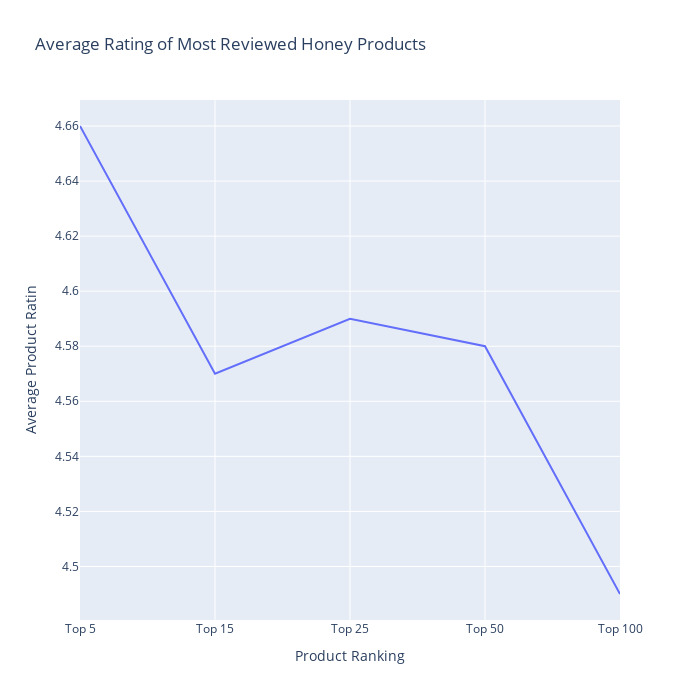

Notebook code cell kept with this figure:
### Code cell
data = VisualizeData(
    highest_reviews, 
    'average product rating', 
    "Average Rating of Most Reviewed Honey Products", 
    'Product Ranking',
    'Average Product Ratin',
    'line',
)
data.main()

### Figure 1 — Plotly figure (JSON) as saved in the notebook; plotly's stock layout.template omitted (floating-point values rounded to 4 significant figures)
{"data": [{"hovertemplate": "Product Ranking=%{x}<br>Average Product Ratin=%{y}<extra></extra>", "legendgroup": "", "line": {"color": "#636efa", "dash": "solid"}, "marker": {"symbol": "circle"}, "mode": "lines", "name": "", "orientation": "v", "showlegend": false, "type": "scatter", "x": ["Top 5", "Top 15", "Top 25", "Top 50", "Top 100"], "xaxis": "x", "y": [4.66, 4.57, 4.59, 4.58, 4.49], "yaxis": "y"}], "layout": {"height": 700, "legend": {"tracegroupgap": 0}, "title": {"text": "Average Rating of Most Reviewed Honey Products"}, "width": 700, "xaxis": {"anchor": "y", "domain": [0, 1], "title": {"text": "Product Ranking"}}, "yaxis": {"anchor": "x", "domain": [0, 1], "title": {"text": "Average Product Ratin"}}}}
